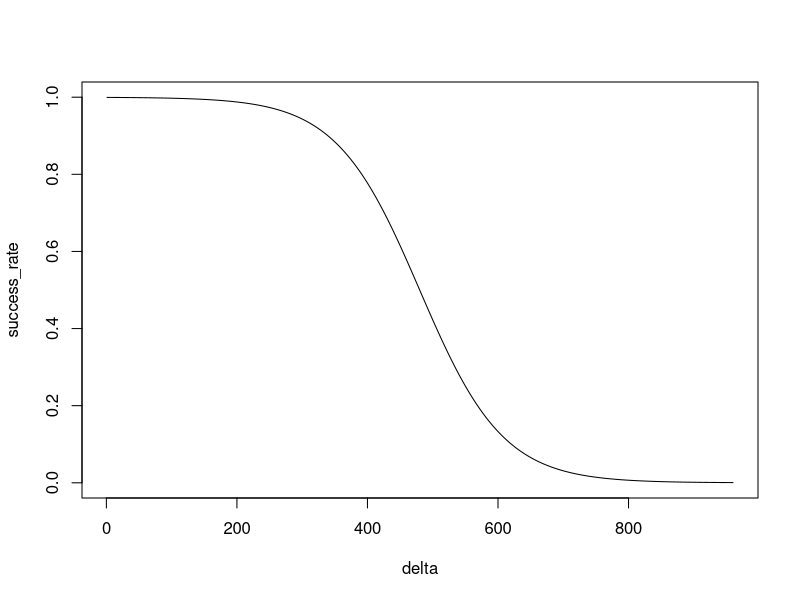
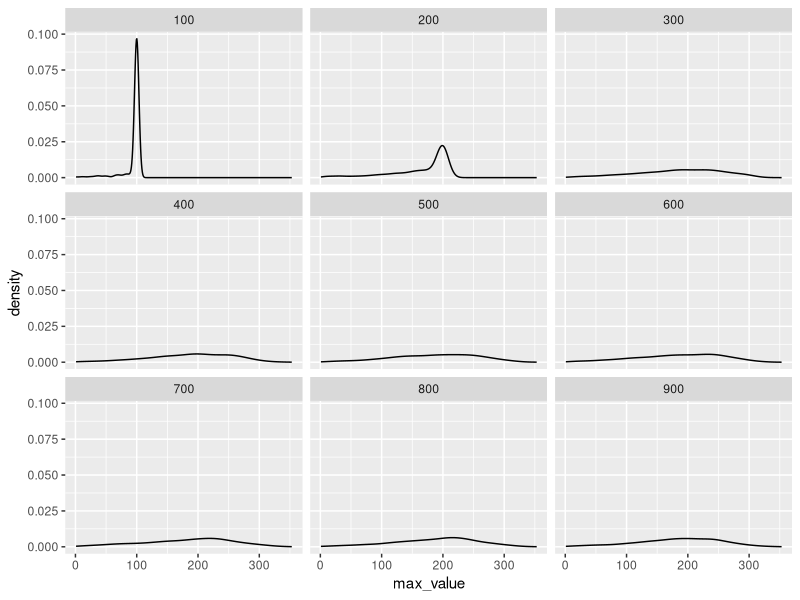
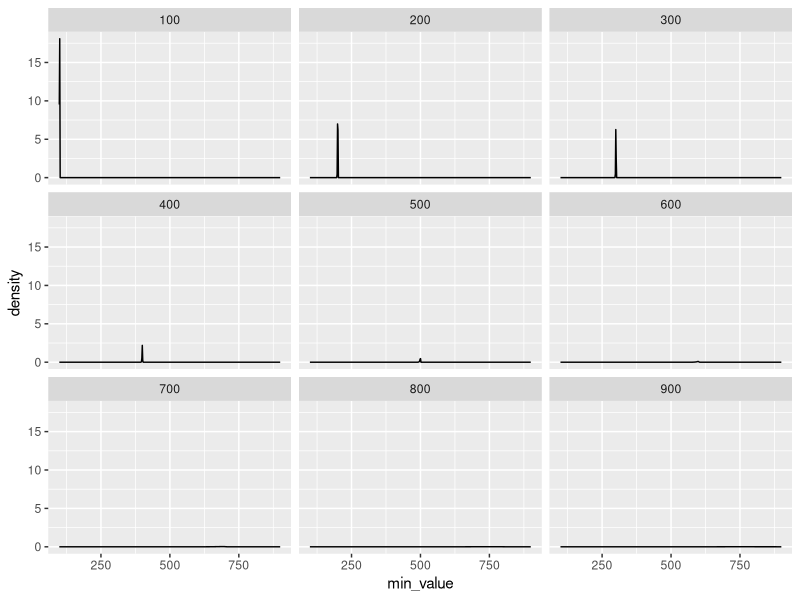
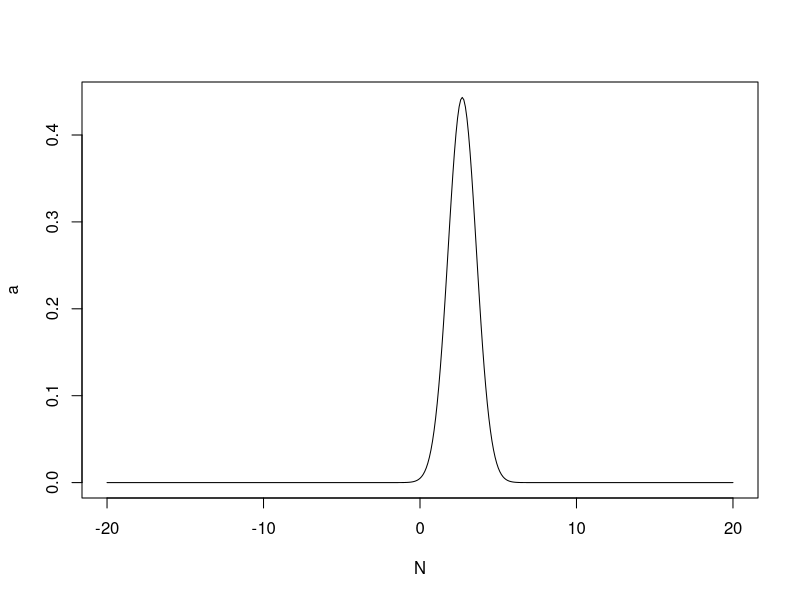
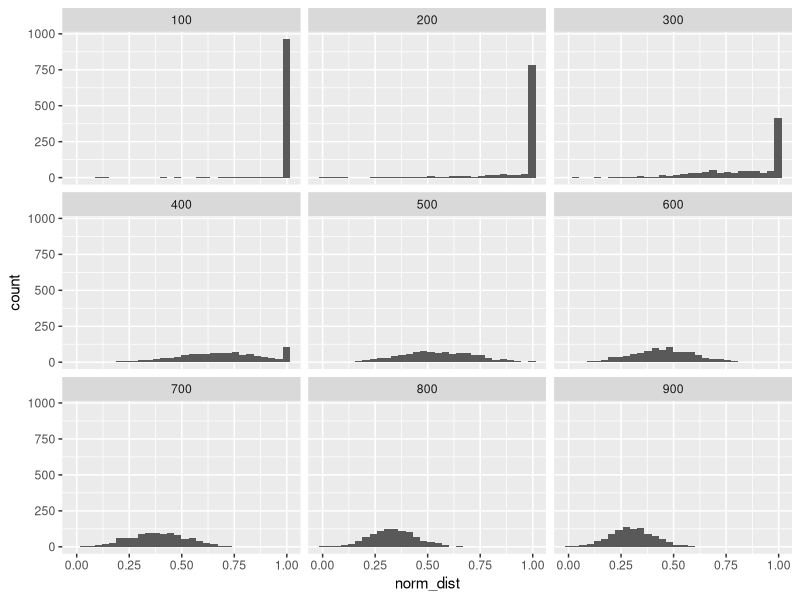
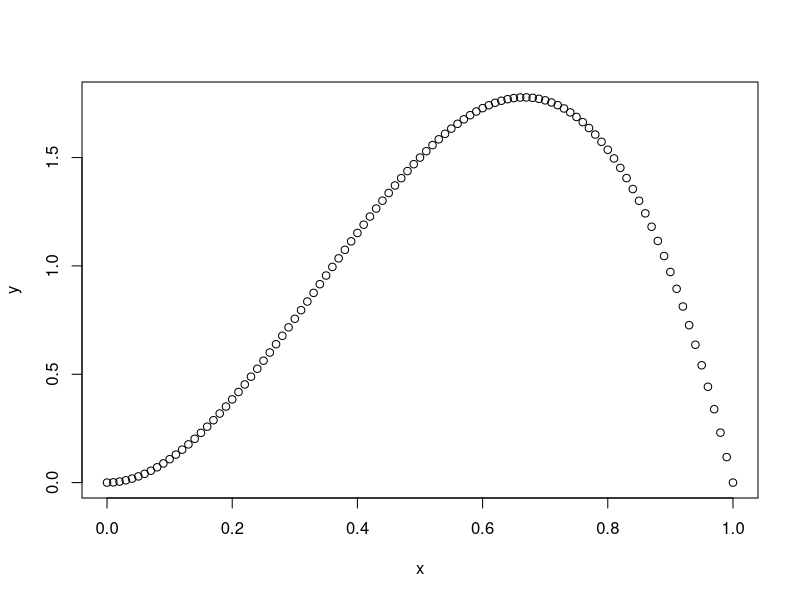
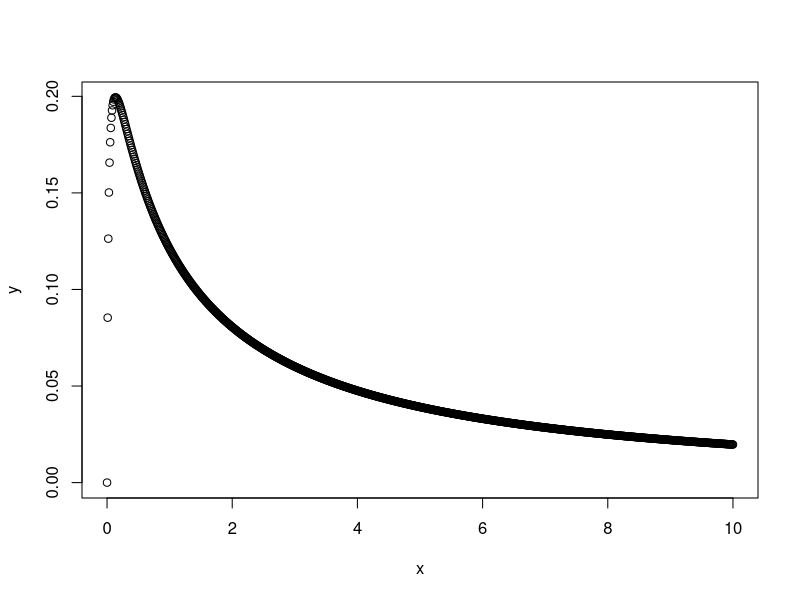
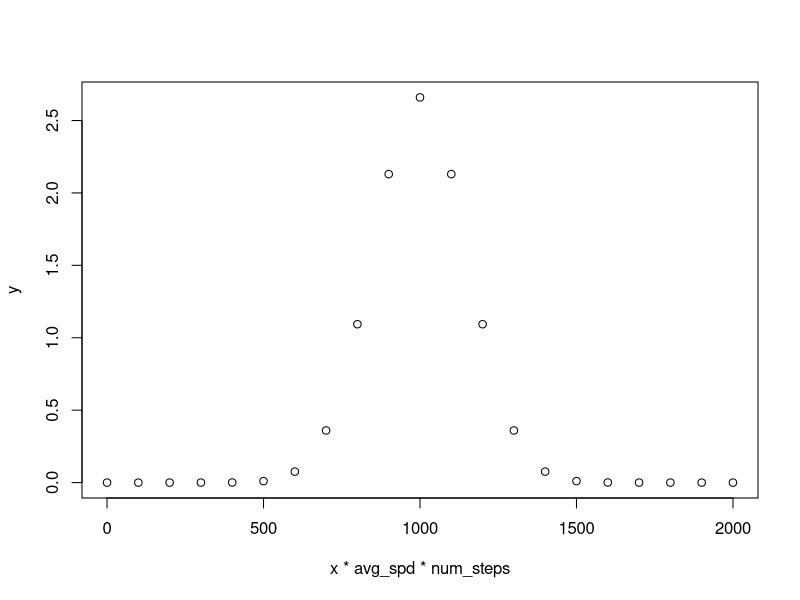

These charts were generated, in order, by the following R code: (Note: a time limit stopped this script after it produced the figures.)
#### Moving truck ####

# packages 
library(tidyverse)

# some constants 
# screen x res 
x_res <- 1920

# first make sigmoid function
delta <- seq(1, x_res/2, 1)
a <- (15/max(delta))*-1
c <- max(delta)/2
success_rate <- 1/(1+exp(-a*(delta-c)))
plot(delta, success_rate, type = "l")

# tidy
rm(a,c, delta)

# make list of deltas 
delta_list = seq(100, x_res/2, 100)

# get a distance to travel
#### Testing ideas: #### 
#### Idea 1 ####
# using the sigmoid funtion as to whether the truck moves on or not 
# make data frame
inc_frame <- data.frame(iter = numeric(),
                         delta = numeric(),
                         chance = numeric(),
                         max_value = numeric())

# loop through this 
for(d in unique(delta_list)){
  for(i in 1:1000){
    for(iter in 1:d){
      # get chance of success for that step
      chance = success_rate[iter] 
      
      # produce 1 or 0 with chance probabilty 
      move_on = rbinom(1,1,chance)
      
      # do we move on?
      if(move_on == 0 | iter == d){
        max_value = iter
        break
      }
    }
    chance = success_rate[d]
    inc_frame <- rbind(inc_frame, data.frame(iter = i,
                                               delta = d,
                                               chance = chance,
                                               max_value = max_value))
  }
}

# tidy
rm(chance, d, i, iter, max_value, move_on)

# plot this to check dist for each delta 
inc_frame %>% ggplot(aes(max_value)) +
  geom_density() + 
  facet_wrap(~delta)

# check the numbers 
inc_frame$est_cha <- 0
inc_frame$est_cha[inc_frame$max_value == inc_frame$delta] <- 1

# now compare 
inc_frame %>% 
  group_by(delta, chance) %>%
  summarise(est_cha = mean(est_cha))

# NB: Doesn't look like idea 1 works very well...
# both the plot and the table confirm that this means the truck is very unlikely
# to reach the destination with the right amount of chance...

#### Idea 2 ####
# try the same as above... but backwards?
# count down from the end value

# make data frame
dec_frame <- data.frame(iter = numeric(),
                          delta = numeric(),
                          chance = numeric(),
                          min_value = numeric())

# loop through this 
for(d in unique(delta_list)){
  for(i in 1:1000){
    for(iter in d:1){
      # get chance of success for that step
      chance = success_rate[iter] 
      
      # produce 1 or 0 with chance probabilty 
      stop = rbinom(1,1,chance)
      
      # do we move on?
      if(stop == 1 | iter == 1){
        min_value = iter
        break
      }
    }
    chance = success_rate[d]
    dec_frame <- rbind(dec_frame, data.frame(iter = i,
                                                 delta = d,
                                                 chance = chance,
                                                 min_value = min_value))
  }
}

# tidy
rm(chance, d, i, iter, min_value, stop)

# plot
dec_frame$delta <- as.factor(dec_frame$delta)
dec_frame %>%
  ggplot(aes(min_value)) + 
  geom_density() + 
  facet_wrap(~delta)

# summary
dec_frame$est_cha <- 0 
dec_frame$est_cha[dec_frame$delta == dec_frame$min_value] <- 1

dec_frame %>%
  group_by(delta, chance) %>%
  summarise(est_cha = mean(est_cha),
            min_val = min(min_value),
            max_val = max(min_value))

# This looks like it works a bit better?
# plot doesn't help much... but the summary looks good
# Thought it does mean that values close to the target will 
# always be quite likely


#### Idea 3 ####
# The previous ones have been based on the distance to travel, but...
# We could give the avatar a variable speed?
# So draw it's speed from a binomial distribution so on average it 
# will cover x distance with sig variation?
# might be more complicated to make work if we want to keep it so that
# the distances have some chance of success?
# Would need to make sure the timing was all fine as well...

# So, for this one we just need the screen resolution (x_res)
# and some way to define success rates...
# making a normal distribution to set speed
mu <- max(delta_list)*0.003
sigma <- max(delta_list)*0.001
N <- seq(-20, 20, 0.1)

a <- dnorm(N, mu, sigma)
plot(N, a, type = "l")

# looks reasonable, so can we sample from that 
# generate list of distances from that dist 
# probably a nicer way to do this to avoid it having negative speed
ppt <- abs(rnorm(1, mu, sigma))

# could use the sigmoid function... but that could get complicated...

# need a way to time each trial... for now, just num_steps
num_steps = 100

# temp frame 
dist_frame <- data.frame(iter = numeric(),
                         delta = character(),
                         # chance = numeric(),
                         end_dist = numeric(),
                         success = numeric())

# try to loop for now 
for(d in delta_list){
  for(iter in 1:1000){
    # get psuedo random setp_size
    step_size = abs(rnorm(1, mu, sigma))
    # step_size = mu + step_size
    
    # get total dist
    end_dist = step_size * num_steps
    
    # check this is greater than curdelta 
    if(end_dist > d){
      success = 1
      end_dist = d
    } else {
      success = 0
    }
    
    
    
    # what are the odds?
    # chance = a[d]
    
    # make data.frame 
    dist_frame <- rbind(dist_frame, data.frame(iter = iter,
                                               delta = d, 
                                               # chance = chance,
                                               end_dist = end_dist,
                                               success = success))
  }
}

# tidy 
rm(a, b, chance, d, distance, end_dist, iter, N, num_steps, ppt, step_size, success)

# check this
dist_frame %>% 
  group_by(delta) %>%
  summarise(success = mean(success))

# make a plot to see how often they were successful?
dist_frame %>%
  mutate(norm_dist = end_dist/delta) %>%
  ggplot(aes(norm_dist)) +
  geom_histogram() + 
  facet_wrap(~delta)

# This is close, but not quite what I want...
# try another way 

#### Idea 4 ####
# similar to above, but using another way to calculate chance 
# of reaching the end 
# could probably use a beta distribution and just define the chance
# based on distance?
x <- seq(0,1,0.01)
y <- dbeta(x,3,2)
plot(x,y)

# looks okayish... could be used to give a percentage of max speed?
# and we have control over the shape of the distribution


# try dlnorm instead... if we can figure it out 
x <- seq(0,10,0.01)
y <- dlnorm(x, 2, 2)
plot(x,y)


# back to dnorm but get this for a percentage of avg_spd 
avg_spd <- 10
x <- seq(0,2,0.1)
mu <- 1
sigma <- 0.15
y <- dnorm(x, mu, sigma)
num_steps = 100
plot(x*avg_spd*num_steps,y)

# now loop again using avg_speed


# temp frame 
dist_frame2 <- data.frame(iter = numeric(),
                          delta = character(),
                          # chance = numeric(),
                          end_dist = numeric(),
                          success = numeric())

# try to loop for now 
for(d in delta_list){
  for(iter in 1:1000){
    # get psuedo random setp_size
    step_size = round(rnorm(1,mu, sigma)*avg_spd, digits = 0)
    # step_size = mu + step_size
    
    # get total dist
    end_dist = step_size * num_steps
    
    # check this is greater than curdelta 
    if(end_dist > d){
      success = 1
      end_dist = d
    } else {
      success = 0
    }
    
    
    
    # what are the odds?
    # chance = a[d]
    
    # make data.frame 
    dist_frame2 <- rbind(dist_frame2, data.frame(iter = iter,
                                                 delta = d, 
                                                 # chance = chance,
                                                 end_dist = end_dist,
                                                 success = success))
  }
}

# tidy 
rm(d, iter, success, end_dist, step_size, num_steps, mu, sigma, x, y, avg_spd)

# check this
dist_frame2 %>% 
  group_by(delta) %>%
  summarise(success = mean(success))

# plot  
dist_frame2 %>%
  mutate(norm_dist = end_dist/delta) %>%
  ggplot(aes(norm_dist)) + 
  geom_density() + 
  facet_wrap(~delta)

# make curve plot 
dist_frame2 %>%
  group_by(delta) %>%
  summarise(success = mean(success)) %>%
  ggplot(aes(delta, success)) + 
  geom_line()

#### Idea 5 ####
# just make a normal distribution about the mid point of the range we'll be 
# testing in, and make it sort of wide?
# This is still travel distance as oppossed to speed though
x <- seq(min(delta_list), max(delta_list), 10)
mu <- median(x)
sigma <- 150
y <- dnorm(x, mu, sigma)
plot(x,y)

# setup data frame
norm_dist_frame <- data.frame(iter = numeric(),
                              delta = character(),
                              dist_travelled = numeric(),
                              success = numeric())

# loop through using this idea
for(d in delta_list) {
  for(iter in 1:1000) {
    # get distance travelled
    dist_travelled = round(rnorm(1,mu,sigma),digits = 0)
    
    # success?
    if(dist_travelled > d){
      dist_travelled <- d
      success <- 1
    } else {
      success <- 0
    }
    norm_dist_frame <- rbind(norm_dist_frame, data.frame(iter = iter,
                                                         delta = d,
                                                         dist_travelled = dist_travelled,
                                                         success = success))
  }
}

# tidy 
rm(d, iter, dist_travelled, success)

# plot raw distance
norm_dist_frame %>%
  ggplot(aes(dist_travelled)) + 
  stat_density() + 
  facet_wrap(~delta)

# normalised distance plot 
norm_dist_frame %>%
  mutate(norm_dist = dist_travelled / delta) %>%
  ggplot(aes(norm_dist)) + 
  geom_histogram() + 
  facet_wrap(~delta)

# get a summary 
norm_dist_frame %>%
  group_by(delta) %>%
  summarise(success = mean(success)) %>%
  # make nice plot
  ggplot(aes(delta,success)) +
  geom_line()

# tidy 
rm(mu, sigma, x, y, success_rate)

#### Idea 6 ####
# Try now using the beta distribution with a maximum speed instead of average?
# set max speed  
travel_time <- 100 # for the sake of this experiment, t is constant
max_speed <- max(delta_list)/travel_time

# define beta distribution 
x <- seq(0,1,0.01)
beta_1 <- 30
beta_2 <- 30
# beta formula is a/(a + b)
# where a is number of successes and b is number of failures
# larger numbers makes this more certain
y <- dbeta(x, beta_1, beta_2)
plot(x*max_speed,y)

# setup data frame 
beta_frame <- data.frame(iter = numeric(),
                         delta = numeric(),
                         end_dist = numeric(),
                         success = numeric())

# sim experiment results 
for(d in delta_list){
  for(i in 1:1000){
    # set speed for this trial 
    trial_speed <- rbeta(1,beta_1,beta_2)*max_speed
    
    # end distance
    end_dist <- trial_speed*travel_time
    
    # get success or not
    if(end_dist > d){
      success <- 1
      end_dist <- d
    } else {
      success <- 0
    }
    
    # add to data frame 
    beta_frame <- rbind(beta_frame, data.frame(iter = i,
                                               delta = d,
                                               end_dist = end_dist,
                                               success = success))
  }
}

# tidy 
rm(beta_1,beta_2,d,end_dist,i,max_speed,travel_time,trial_speed,x,y)

# look at data 
beta_frame %>%
  group_by(delta) %>%
  summarise(success = mean(success)) %>%
  ggplot(aes(delta, success)) + geom_line()

# plot norm_dist 
beta_frame %>% 
  mutate(norm_dist = end_dist/delta) %>%
  ggplot(aes(norm_dist)) +
  geom_histogram() + 
  facet_wrap(~delta)


#### Idea 6.1 ####
# doing the same as the above but this time with discrete speed values since we 
# will need to use integers for this...
travel_time <- 100 # for the sake of this experiment, t is constant
max_speed <- (max(delta_list)/travel_time) - 1

# define beta distribution 
x <- seq(0,1,0.01)
beta_1 <- 10
beta_2 <- 10
# beta formula is a/(a + b)
# where a is number of successes and b is number of failures
# larger numbers makes this more certain
y <- dbeta(x, beta_1, beta_2)
plot(x*max_speed,y)

# setup data frame 
beta_frame_2 <- data.frame(iter = numeric(),
                           delta = numeric(),
                           speed = numeric(),
                           end_dist = numeric(),
                           success = numeric())

for(delta in delta_list){
  for(iter in 1:1000){
    # first get a speed
    speed <- round(rbeta(1, beta_1, beta_2)*max_speed) + 1
    
    # get dist travelled 
    end_dist <- speed*travel_time
    
    success <- 0
    if(end_dist >= delta){
      success <- 1
      end_dist <- delta
    }
    
    # add to dataframe 
    beta_frame_2 <- rbind(beta_frame_2, data.frame(iter = iter,
                                                   delta = delta,
                                                   speed = speed,
                                                   end_dist = end_dist,
                                                   success = success))
    
  }
}

# check data 
beta_frame_2 %>%
  group_by(delta) %>%
  summarise(success = mean(success)) %>%
  ggplot(aes(delta,success)) + geom_line() + 
  scale_x_continuous(breaks = c(0,200,400,600,800))

# plot 
beta_frame_2 %>%
  mutate(norm_dist = end_dist/delta) %>%
  ggplot(aes(norm_dist)) + 
  geom_histogram() + 
  facet_wrap(~delta)



#### Check different distributions ####
# Decided to use idea 6.1 for this experiment
# Now to check for appropriate distributions 

# set paramaters for setting speed
travel_time <- 100 
max_speed <- (max(delta_list)/travel_time) - 1

# different distribution combinations 
betas <- data.frame(skew = c("left", "centre", "right"),
                    beta1 = c(3, 3, 7),
                    beta2 = c(7, 3, 3))
                    
spread_settings <- c(1, 10)

# setup data frame for loop 
beta_frame <- data.frame(iter = numeric(),
                         skew = character(),
                         spread = numeric(),
                         delta = numeric(),
                         end_dist = numeric(),
                         success = numeric())

# now loop
for(skew in unique(betas$skew)){
  # temp frame
  temp <- betas[betas$skew == skew,]

  # now loop through sizes
  for(spreads in unique(spread_settings)){
    beta1 <- temp$beta1 * spreads
    beta2 <- temp$beta2 * spreads
    
    # loop through dists
    for(dist in unique(delta_list)){
      for(iter in 1:1000){
        # set speed 
        end_dist <- (round(rbeta(1,beta1,beta2)*max_speed) + 1) * travel_time
        
        # set success 
        success <- 0
        # check 
        if(end_dist >= dist){
          success <- 1
          end_dist <- dist
        }
        
        # add to data frame 
        beta_frame <- rbind(beta_frame, data.frame(iter = iter,
                                                   skew = skew,
                                                   spread = spreads,
                                                   delta = dist,
                                                   end_dist = end_dist,
                                                   success = success))
      }
    }
  }
}

# tidy 
rm(beta1,beta2,dist,end_dist,iter,skew,spreads,success,temp)

# plot these with different lines for skew and spread 
beta_frame %>%
  mutate(spread = as.factor(spread)) %>%
  group_by(skew, spread, delta) %>%
  mutate(avg_success = mean(success)) %>%
  ggplot(aes(delta, avg_success, colour = skew)) +
  geom_point() + 
  stat_smooth(method = glm,
              method.args = list(family = "binomial"),
              aes(y = success),
              se = F) +
  scale_x_continuous(breaks = seq(100,900,200)) +
  facet_wrap(~spread)

# histograms 
beta_frame %>%
  mutate(spread = as.factor(spread),
         norm_dist = end_dist/delta) %>%
  ggplot(aes(norm_dist, fill = spread)) +
  geom_histogram(position = "dodge", binwidth = 0.075) + 
  scale_x_continuous(breaks = c(0.25, 0.75)) + 
  facet_grid(skew ~ delta)
  

# just plotting things 
distr_plots <- data.frame(skew = character(),
                          spread = character(),
                          x = numeric(),
                          y = numeric())

# set x 
x <- seq(0,1,0.01)
for(skew in unique(betas$skew)){
  temp <- betas[betas$skew == skew,]
  # now spread
  for(spread in unique(spread_settings)){
    y <- dbeta(x, temp$beta1*spread, temp$beta2*spread)
    # add to frame
    distr_plots <- rbind(distr_plots, data.frame(skew = skew,
                                                 spread = spread,
                                                 x = x,
                                                 y = y))
  }
}

# make plots of this 
distr_plots %>%
  mutate(spread = as.factor(spread)) %>%
  ggplot(aes(x*max_speed + 1,y, colour = skew)) +
  geom_line() + 
  scale_x_continuous(breaks = c(2,4,6,8)) +
  facet_wrap(~spread)

#### Final idea ####
# clear everything from before 
rm(list = ls()) 

# set some constants
travel_time <- 100
betas <- data.frame(skew = c("rand_uniform", "hard_cutoff"),
                    beta1 = c(1,10000),
                    beta2 = c(1,10000))

# setup data frame for loop
beta_frame <- data.frame(skew = character(),
                         Delta = numeric(),
                         estimate = numeric())

# make same loop as above
for(skew in unique(betas$skew)){
  # temp frame
  temp <- betas[betas$skew == skew,]

  # sim
  y <- (round(rbeta(1000000, temp$beta1, temp$beta2)*8)+1)*travel_time
  # data frame
  delta_frame <- data.frame(skew = skew,
                            Delta = seq(100,900,100))

  delta_frame <- delta_frame %>%
    group_by(skew, Delta) %>%
    mutate(estimate = sum(y >= Delta)/length(y))

  # bind to frame
  beta_frame <- rbind(beta_frame, as.data.frame(delta_frame))
}

# tidy
rm(betas, skew, y, temp)

# now make plot
plt <- beta_frame %>%
  ggplot(aes(Delta, estimate, colour = skew)) +
  geom_point() +
  stat_smooth(method = glm,
              method.args = list(family = "binomial"),
              aes(y = estimate),
              se = F) +
  scale_x_continuous(breaks = seq(100,900,100)) + 
  scale_colour_ptol() 
plt$labels$x = "Delta (Pixels)"
plt$labels$y = "Estimated success rate"
plt$labels$colour = "Shape"
plt
